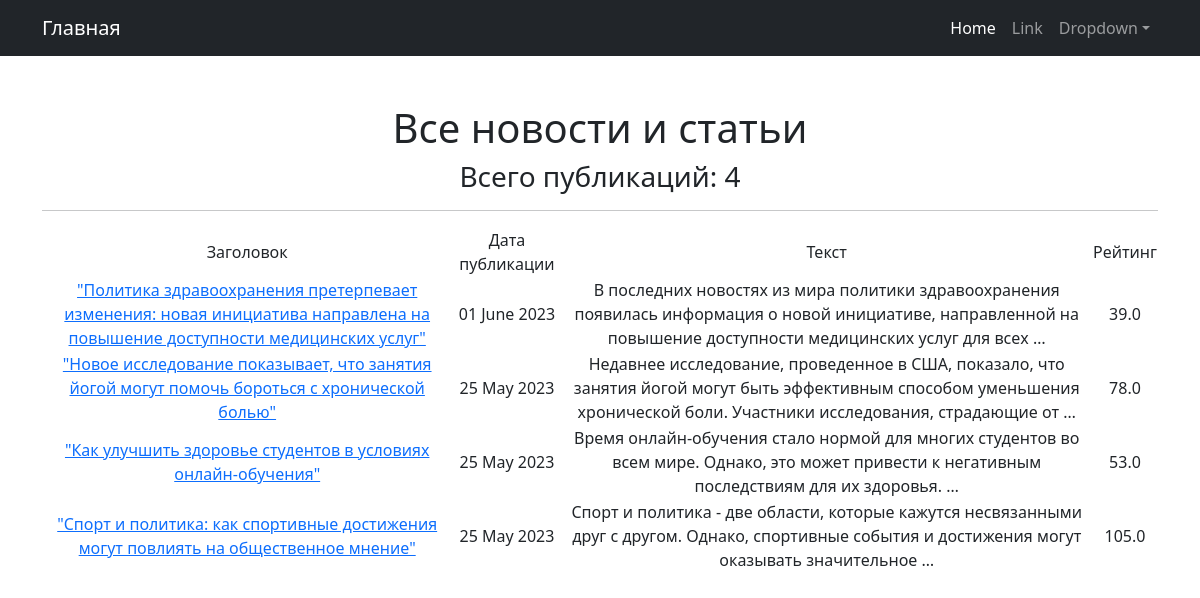
Page /news/ on the committed database.
### news/models.py (models this page shows, shortened)
class Post(models.Model):
    POST_TYPE_CHOICES = [
        ('article', 'статья'),
        ('news', 'новость')
    ]
    author = models.ForeignKey(Author, on_delete=models.CASCADE)
    post_type = models.CharField(max_length=15, choices=POST_TYPE_CHOICES)
    date_time = models.DateTimeField(auto_now_add=True)
    post_category = models.ManyToManyField(Category, through='PostCategory')
    title = models.CharField(max_length=200)
    content = models.TextField()
    rating = models.FloatField(default=0)

### news/views.py (the view)
# urls.py: path('', NewsList.as_view()),
class NewsList(ListView):
    model = Post
    ordering = '-date_time'
    template_name = 'news.html'
    context_object_name = 'news'

### news/templatetags/custom_filters.py (called while the page is built)
@register.filter()
def censor(text: str):
    ban_words = ['пизд', 'хуй', 'сука', 'ебал', 'твар', 'мраз', 'ёбан', 'мудак', 'гнид', 'пезд', 'хули', 'хуе',
                 'пидор', 'пидр', 'педик', 'шлюх', 'гандон', 'ебан', 'блядь']
    words = text.split()
    filtered_words = []
    for word in words:
        for ban_word in ban_words:
            if ban_word in word.lower():
                word = '*' * len(word)
                break
        filtered_words.append(word)
    filtered_text = ' '.join(filtered_words)
    return filtered_text

### templates/news.html (shortened to what this page needs)
{% extends 'flatpages/default.html' %}
{% load custom_filters %}
{% block content %}
   <h1>Все новости и статьи</h1>
   <h3>Всего публикаций: {{ news|length }}</h3>
   <hr>
   {% if news %}
       <table>
           <tr>
               <td>Заголовок</td>
               <td>Дата публикации</td>
               <td>Текст</td>
               <td>Рейтинг</td>
           </tr>
           {% for piece_of_news in news %}
           <tr>
               <td><a href="http://127.0.0.1:8000/news/{{ piece_of_news.id }}">{{ piece_of_news.title|censor }}</a></td>
               <td>{{ piece_of_news.date_time|date:'d F Y' }}</td>
               <td>{{ piece_of_news.content|truncatewords:20|censor }}</td>
               <td>{{ piece_of_news.rating }}</td>
           </tr>
           {% endfor %}
       </table>
   {% else %}
       <h2>Пока нет никаких новостей и статей, вы можете стать первыми!!</h2>
   {% endif %}
{% endblock content %}

### templates/flatpages/default.html (shortened to what this page needs)
<!DOCTYPE html>
<html lang="en">
    <head>
        {% load static %}
        <link href="{% static 'css/styles.css' %}" rel="stylesheet" />
    </head>
    <body>
        <nav class="navbar navbar-expand-lg navbar-dark bg-dark">
            <div class="container">
                <a class="navbar-brand" href="http://127.0.0.1:8000/news/">Главная</a>
                <div class="collapse navbar-collapse" id="navbarSupportedContent">
                    <ul class="navbar-nav ms-auto mb-2 mb-lg-0">
                        <li class="nav-item"><a class="nav-link active" aria-current="page" href="#">Home</a></li>
                        <li class="nav-item"><a class="nav-link" href="#">Link</a></li>
                        <li class="nav-item dropdown">
                            <a class="nav-link dropdown-toggle" id="navbarDropdown" href="#" role="button" data-bs-toggle="dropdown" aria-expanded="false">Dropdown</a>
                        </li>
                    </ul>
                </div>
            </div>
        </nav>
        <div class="container">
            <div class="text-center mt-5">
                <h1>{% block content %}{% endblock content %}</p>
            </div>
        </div>
    </body>
</html>

### rows in the picture
Post: title|censor "\"Политика здравоохранения претерпевает изменения: новая инициатива направлена на повышение доступности медицинских услуг\"", date_time "01 June 2023", content|censor "В последних новостях из мира политики здравоохранения появилась информация о новой инициативе, направленной на повышение доступности медицинских услуг для всех …", rating "39.0"
Post: title|censor "\"Новое исследование показывает, что занятия йогой могут помочь бороться с хронической болью\"", date_time "25 May 2023", content|censor "Недавнее исследование, проведенное в США, показало, что занятия йогой могут быть эффективным способом уменьшения хронической боли. Участники исследования, страдающие от …", rating "78.0"
Post: title|censor "\"Как улучшить здоровье студентов в условиях онлайн-обучения\"", date_time "25 May 2023", content|censor "Время онлайн-обучения стало нормой для многих студентов во всем мире. Однако, это может привести к негативным последствиям для их здоровья. …", rating "53.0"
Post: title|censor "\"Спорт и политика: как спортивные достижения могут повлиять на общественное мнение\"", date_time "25 May 2023", content|censor "Спорт и политика - две области, которые кажутся несвязанными друг с другом. Однако, спортивные события и достижения могут оказывать значительное …", rating "105.0"

### other values in the picture
{{ news|length }} "4"
